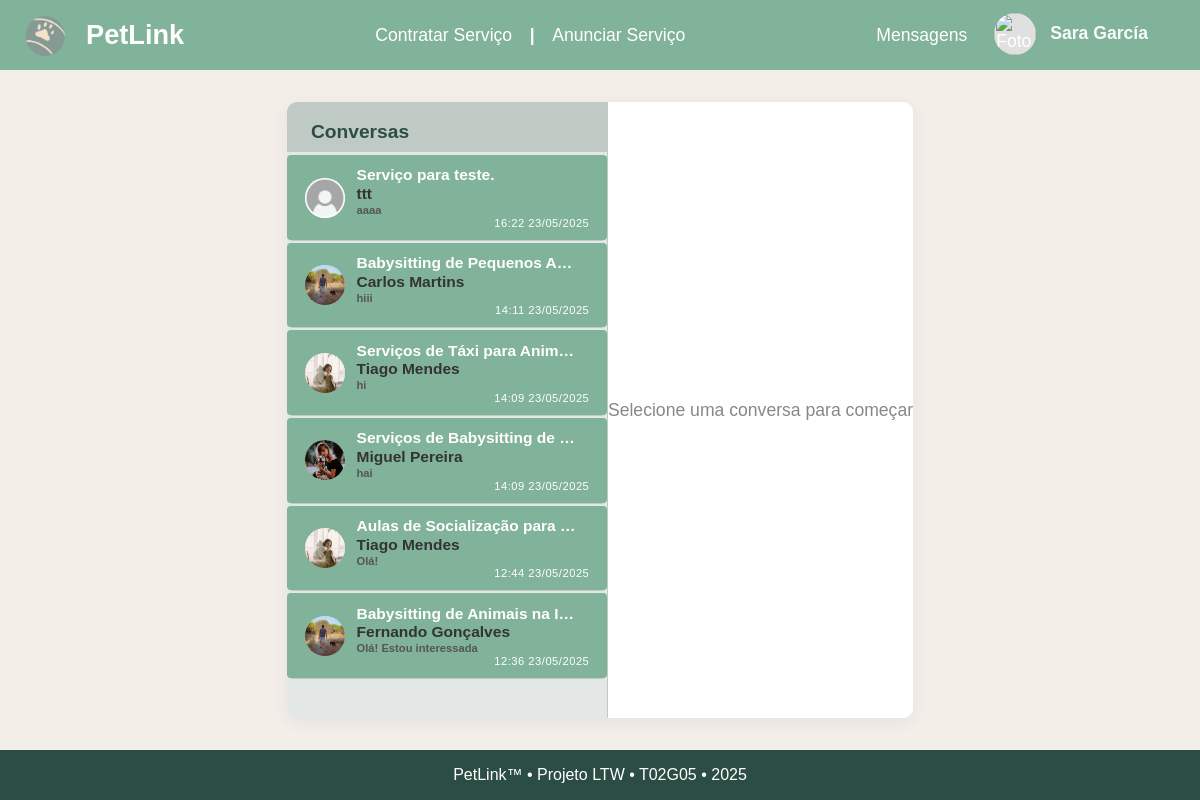
The app's page /pages/messages.php (signed in), older data.
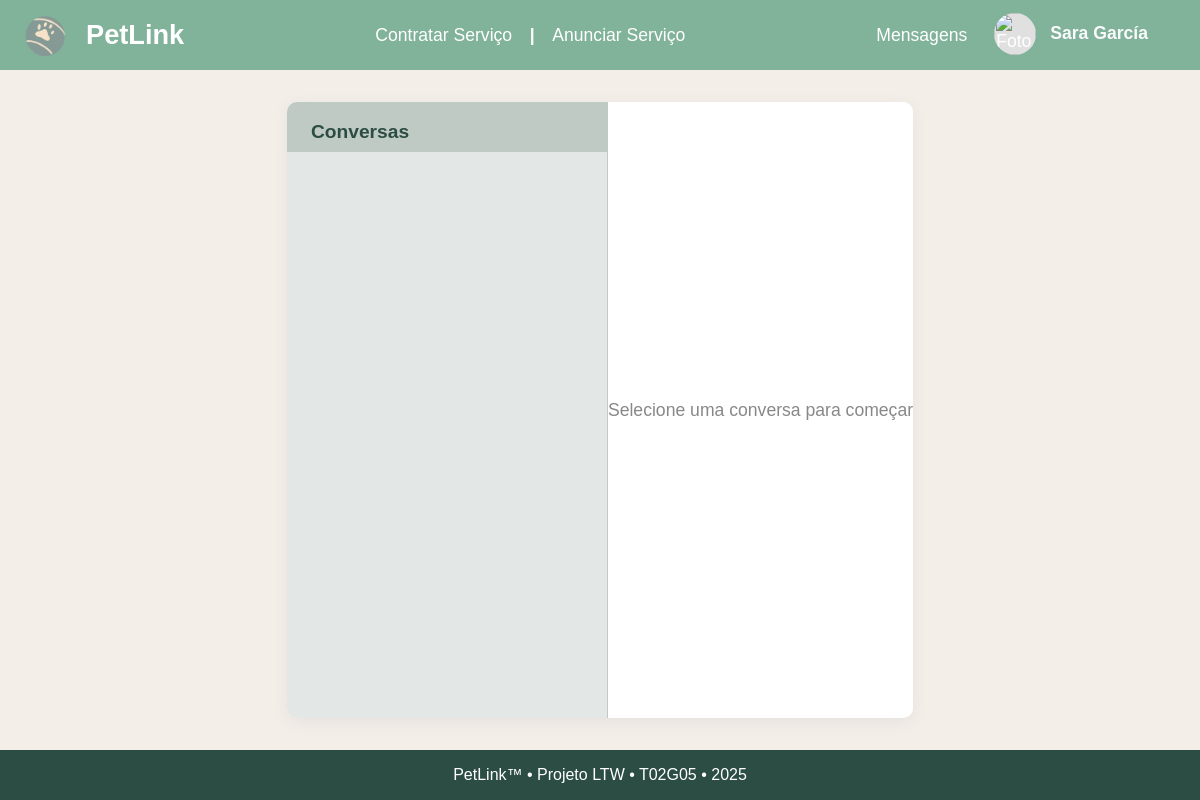
The same page, newer data.
### tables this page shows
CREATE TABLE Ads (
    ad_id           INTEGER PRIMARY KEY AUTOINCREMENT,
    service_id      INTEGER NOT NULL,
    freelancer_id   INTEGER NOT NULL,
    title           TEXT NOT NULL,
    description     TEXT NOT NULL,
    price           REAL NOT NULL,
    price_period    TEXT NOT NULL,
    created_at      TIMESTAMP DEFAULT CURRENT_TIMESTAMP,

    FOREIGN KEY (freelancer_id) REFERENCES Users(user_id) ON DELETE CASCADE,
    FOREIGN KEY (service_id) REFERENCES Services(service_id) ON DELETE RESTRICT,
    CONSTRAINT valid_price_period CHECK (price_period IN ('hora', 'semana', 'dia', 'mês'))
);

### pages/messages.php (called while the page is built, shortened)
<?php
require_once('../templates/layout.php');
require_once('../templates/messages.php');
$db = getDatabaseConnection();
$currentUserId = $_SESSION['user_id'];
$selectedAdId = isset($_GET['ad']) ? intval($_GET['ad']) : null;
$selectedUserId = isset($_GET['to']) ? intval($_GET['to']) : null;
$stmt = $db->prepare('
    SELECT DISTINCT
        CASE
            WHEN from_user_id = :user_id THEN to_user_id
            ELSE from_user_id
        END AS user_id,
        u.username,
        u.name,
        u.photo_id,
        a.ad_id,
        a.title AS ad_title,
        a.freelancer_id,
        (SELECT text FROM Messages m2 WHERE (m2.from_user_id = :user_id OR m2.to_user_id = :user_id) AND m2.ad_id = a.ad_id AND (m2.from_user_id = u.user_id OR m2.to_user_id = u.user_id) ORDER BY m2.sent_at DESC LIMIT 1) AS last_message,
        (SELECT sent_at FROM Messages m2 WHERE (m2.from_user_id = :user_id OR m2.to_user_id = :user_id) AND m2.ad_id = a.ad_id AND (m2.from_user_id = u.user_id OR m2.to_user_id = u.user_id) ORDER BY m2.sent_at DESC LIMIT 1) AS last_time
    FROM Messages m
    JOIN Users u ON u.user_id = CASE WHEN m.from_user_id = :user_id THEN m.to_user_id ELSE m.from_user_id END
    JOIN Ads a ON a.ad_id = m.ad_id
    WHERE m.from_user_id = :user_id OR m.to_user_id = :user_id
    ORDER BY last_time DESC
');
$stmt->execute([':user_id' => $currentUserId]);
$chats = $stmt->fetchAll(PDO::FETCH_ASSOC);
$messages = [];
drawMensagens($chats, $messages, $selectedAdId, $selectedUserId, $latestOrder ?? null);
?>

### templates/messages.php (the view, shortened to what the changed rows need)
<link rel="stylesheet" href="../stylesheets/style.css">
<?php function drawMensagens(array $chats, array $messages, ?int $selectedAdId, ?int $selectedUserId, $latestOrder = null): void { ?>
<div class="chat-container">
  <aside class="chat-list">
    <h2>Conversas</h2>
    <ul>
      <?php foreach ($chats as $chat): ?>
        <li class="<?= $selectedAdId === $chat['ad_id'] && $selectedUserId === $chat['user_id'] ? 'active' : '' ?>">
          <a class="profile-link<?= ($selectedAdId == $chat['ad_id'] && $selectedUserId == $chat['user_id']) ? ' active' : '' ?>"
             href="../pages/messages.php?ad=<?= htmlspecialchars((string)$chat['ad_id']) ?>&to=<?= htmlspecialchars((string)$chat['user_id']) ?>">
            <div style="display: flex; align-items: center; gap: 12px;">
              <img src="<?php
  $profilePhotoId = $chat['photo_id'] ?? 'default';
  if (
    !$profilePhotoId ||
    $profilePhotoId === 'default' ||
    $profilePhotoId === '../resources/default_profile.png'
  ) {
    $src = '/resources/profilePics/0.png';
  } elseif (is_numeric($profilePhotoId)) {
    $src = "/resources/profilePics/" . $profilePhotoId . ".png";
  } else {
    $src = "/resources/profilePics/" . basename((string)$profilePhotoId);
  }
  echo htmlspecialchars($src);
?>" alt="Foto de perfil" style="width:40px; height:40px; border-radius:50%; object-fit:cover; background:#e0e0e0;">
              <div style="flex:1;">
                <strong><?= htmlspecialchars($chat['ad_title']) ?></strong>
                <div style="font-size:0.97em; color:#333;">
                  <?= htmlspecialchars($chat['name']) ?> <span style="color:#81B29A;"></span>
                </div>
                <div class="chat-last-message"><?= htmlspecialchars($chat['last_message']) ?></div>
                <div class="chat-last-time">
                  <?php
                    if (!empty($chat['last_time'])) {
                      $dt = new DateTime($chat['last_time']);
                      echo htmlspecialchars($dt->format('H:i d/m/Y'));
                    }
                  ?>
                </div>
              </div>
            </div>
          </a>
        </li>
      <?php endforeach; ?>
    </ul>
  </aside>
</div>
<?php } ?>

Row changes from the older to the newer data that the page shows:
removed ads: shows a picture, title "Serviço para teste.", name "ttt", last_message "aaaa", format "16:22 23/05/2025"
no longer on this page (row edited): ads: title "Babysitting de Pequenos A…", name "Carlos Martins", last_message "hiii", format "14:11 23/05/2025"
no longer on this page (row edited): ads: title "Serviços de Táxi para Anim…", name "Tiago Mendes", last_message "hi", format "14:09 23/05/2025"
no longer on this page (row edited): ads: shows a picture, title "Serviços de Babysitting de…", name "Miguel Pereira", last_message "hai", format "14:09 23/05/2025"
no longer on this page (row edited): ads: title "Aulas de Socialização para…", name "Tiago Mendes", last_message "Olá!", format "12:44 23/05/2025"
no longer on this page (row edited): ads: title "Babysitting de Animais na I…", name "Fernando Gonçalves", last_message "Olá! Estou interessada", format "12:36 23/05/2025"
